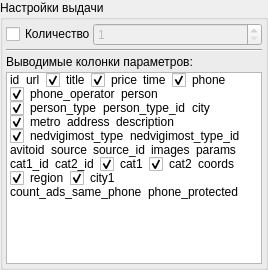
          <widget class="QGroupBox" name="groupBox_2">
           <property name="title">
            <string>Настройки выдачи</string>
           </property>
           <layout class="QVBoxLayout" name="verticalLayout_7" stretch="0,0,0,1">
            <property name="spacing">
             <number>3</number>
            </property>
            <property name="leftMargin">
             <number>3</number>
            </property>
            <property name="topMargin">
             <number>3</number>
            </property>
            <property name="rightMargin">
             <number>3</number>
            </property>
            <property name="bottomMargin">
             <number>3</number>
            </property>
            <item>
             <layout class="QHBoxLayout" name="horizontalLayout_9">
              <item>
               <widget class="QCheckBox" name="cb_limit">
                <property name="minimumSize">
                 <size>
                  <width>83</width>
                  <height>0</height>
                 </size>
                </property>
                <property name="maximumSize">
                 <size>
                  <width>84</width>
                  <height>16777215</height>
                 </size>
                </property>
                <property name="toolTip">
                 <string>Ограничивает количество объявлений в выборке.</string>
                </property>
                <property name="whatsThis">
                 <string>&lt;html&gt;&lt;head/&gt;&lt;body&gt;&lt;p&gt;&lt;span style=&quot; font-family:'Helvetica Neue,Helvetica,Arial,sans-serif'; font-size:14px; color:#333333; background-color:#ffffff;&quot;&gt;Ограничивает количество объявлений в выборке. Не может быть больше 1000 для платного доступа, и больше 50 для тестового доступа.&lt;/span&gt;&lt;/p&gt;&lt;/body&gt;&lt;/html&gt;</string>
                </property>
                <property name="text">
                 <string>Количество:</string>
                </property>
               </widget>
              </item>
              <item>
               <widget class="QSpinBox" name="sb_limit">
                <property name="enabled">
                 <bool>false</bool>
                </property>
                <property name="minimum">
                 <number>1</number>
                </property>
                <property name="maximum">
                 <number>999999999</number>
                </property>
               </widget>
              </item>
             </layout>
            </item>
            <item>
             <widget class="Line" name="line_4">
              <property name="orientation">
               <enum>Qt::Horizontal</enum>
              </property>
             </widget>
            </item>
            <item>
             <widget class="QLabel" name="label_3">
              <property name="text">
               <string>Выводимые колонки параметров:</string>
              </property>
             </widget>
            </item>
            <item>
             <widget class="QListWidget" name="list_out">
              <property name="selectionMode">
               <enum>QAbstractItemView::SingleSelection</enum>
              </property>
              <property name="movement">
               <enum>QListView::Static</enum>
              </property>
              <property name="flow">
               <enum>QListView::LeftToRight</enum>
              </property>
              <property name="isWrapping" stdset="0">
               <bool>true</bool>
              </property>
              <property name="spacing">
               <number>0</number>
              </property>
              <property name="viewMode">
               <enum>QListView::ListMode</enum>
              </property>
              <item>
               <property name="text">
                <string>id</string>
               </property>
               <property name="toolTip">
                <string>1</string>
               </property>
               <property name="checkState">
                <enum>Unchecked</enum>
               </property>
              </item>
              <item>
               <property name="text">
                <string>url</string>
               </property>
               <property name="toolTip">
                <string>2</string>
               </property>
               <property name="checkState">
                <enum>Unchecked</enum>
               </property>
              </item>
              <item>
               <property name="text">
                <string>title</string>
               </property>
               <property name="toolTip">
                <string>3</string>
               </property>
               <property name="checkState">
                <enum>Checked</enum>
               </property>
              </item>
              <item>
               <property name="text">
                <string>price</string>
               </property>
               <property name="toolTip">
                <string>4</string>
               </property>
               <property name="checkState">
                <enum>Checked</enum>
               </property>
              </item>
              <item>
               <property name="text">
                <string>time</string>
               </property>
               <property name="toolTip">
                <string>5</string>
               </property>
               <property name="checkState">
                <enum>Unchecked</enum>
               </property>
              </item>
              <item>
               <property name="text">
                <string>phone</string>
               </property>
               <property name="toolTip">
                <string>6</string>
               </property>
               <property name="checkState">
                <enum>Checked</enum>
               </property>
              </item>
              <item>
               <property name="text">
                <string>phone_operator</string>
               </property>
               <property name="toolTip">
                <string>7</string>
               </property>
               <property name="checkState">
                <enum>Checked</enum>
               </property>
              </item>
              <item>
               <property name="text">
                <string>person</string>
               </property>
               <property name="toolTip">
                <string>8</string>
               </property>
               <property name="checkState">
                <enum>Unchecked</enum>
               </property>
              </item>
              <item>
               <property name="text">
                <string>person_type</string>
               </property>
               <property name="toolTip">
                <string>9</string>
               </property>
               <property name="checkState">
                <enum>Checked</enum>
               </property>
              </item>
              <item>
               <property name="text">
                <string>person_type_id</string>
               </property>
               <property name="toolTip">
                <string>10</string>
               </property>
               <property name="checkState">
                <enum>Unchecked</enum>
               </property>
              </item>
              <item>
               <property name="text">
                <string>city</string>
               </property>
               <property name="toolTip">
                <string>11</string>
               </property>
               <property name="checkState">
                <enum>Unchecked</enum>
               </property>
              </item>
              <item>
               <property name="text">
                <string>metro</string>
               </property>
               <property name="toolTip">
                <string>12</string>
               </property>
               <property name="checkState">
                <enum>Checked</enum>
               </property>
              </item>
              <item>
               <property name="text">
                <string>address</string>
               </property>
               <property name="toolTip">
                <string>13</string>
               </property>
               <property name="checkState">
                <enum>Unchecked</enum>
               </property>
              </item>
              <item>
               <property name="text">
                <string>description</string>
               </property>
               <property name="toolTip">
                <string>14</string>
               </property>
               <property name="checkState">
                <enum>Unchecked</enum>
               </property>
              </item>
              <item>
               <property name="text">
                <string>nedvigimost_type</string>
               </property>
               <property name="toolTip">
                <string>15</string>
               </property>
               <property name="checkState">
                <enum>Checked</enum>
               </property>
              </item>
              <item>
               <property name="text">
                <string>nedvigimost_type_id</string>
               </property>
               <property name="toolTip">
                <string>16</string>
               </property>
               <property name="checkState">
                <enum>Unchecked</enum>
               </property>
              </item>
              <item>
               <property name="text">
                <string>avitoid</string>
               </property>
               <property name="toolTip">
                <string>17</string>
               </property>
               <property name="checkState">
                <enum>Unchecked</enum>
               </property>
              </item>
              <item>
               <property name="text">
                <string>source</string>
               </property>
               <property name="toolTip">
                <string>18</string>
               </property>
               <property name="checkState">
                <enum>Unchecked</enum>
               </property>
              </item>
              <item>
               <property name="text">
                <string>source_id</string>
               </property>
               <property name="toolTip">
                <string>19</string>
               </property>
               <property name="checkState">
                <enum>Unchecked</enum>
               </property>
              </item>
              <item>
               <property name="text">
                <string>images</string>
               </property>
               <property name="toolTip">
                <string>20</string>
               </property>
               <property name="checkState">
                <enum>Unchecked</enum>
               </property>
              </item>
              <item>
               <property name="text">
                <string>params</string>
               </property>
               <property name="toolTip">
                <string>21</string>
               </property>
               <property name="checkState">
                <enum>Unchecked</enum>
               </property>
              </item>
              <item>
               <property name="text">
                <string>cat1_id</string>
               </property>
               <property name="toolTip">
                <string>22</string>
               </property>
               <property name="checkState">
                <enum>Unchecked</enum>
               </property>
              </item>
              <item>
               <property name="text">
                <string>cat2_id</string>
               </property>
               <property name="toolTip">
                <string>23</string>
               </property>
               <property name="checkState">
                <enum>Unchecked</enum>
               </property>
              </item>
              <item>
               <property name="text">
                <string>cat1</string>
               </property>
               <property name="toolTip">
                <string>24</string>
               </property>
               <property name="checkState">
                <enum>Checked</enum>
               </property>
              </item>
              <item>
               <property name="text">
                <string>cat2</string>
               </property>
               <property name="toolTip">
                <string>25</string>
               </property>
               <property name="checkState">
                <enum>Checked</enum>
               </property>
              </item>
              <item>
               <property name="text">
                <string>coords</string>
               </property>
               <property name="toolTip">
                <string>26</string>
               </property>
               <property name="checkState">
                <enum>Unchecked</enum>
               </property>
              </item>
              <item>
               <property name="text">
                <string>region</string>
               </property>
               <property name="toolTip">
                <string>27</string>
               </property>
               <property name="checkState">
                <enum>Checked</enum>
               </property>
              </item>
              <item>
               <property name="text">
                <string>city1</string>
               </property>
               <property name="toolTip">
                <string>28</string>
               </property>
               <property name="checkState">
                <enum>Checked</enum>
               </property>
              </item>
              <item>
               <property name="text">
                <string>count_ads_same_phone</string>
               </property>
               <property name="toolTip">
                <string>29</string>
               </property>
               <property name="checkState">
                <enum>Unchecked</enum>
               </property>
              </item>
              <item>
               <property name="text">
                <string>phone_protected</string>
               </property>
               <property name="toolTip">
                <string>30</string>
               </property>
               <property name="checkState">
                <enum>Unchecked</enum>
               </property>
              </item>
             </widget>
            </item>
           </layout>
          </widget>
